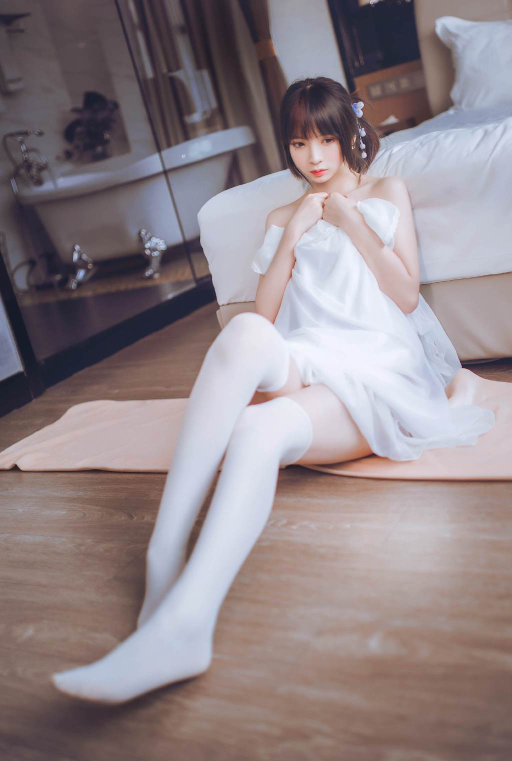
#> input picture picture_material/beauty_leg3.jpg, 1024 x 1522 px, found by its file name (shown at 1/2 size)
$ python 10.splitting.py
#> lines starting #> are read from the running program, lines starting #| are printed output that depends on the picture; after the words box and inside, x2 and y2 are one past the last pixel; in counts of white or black regions, pixels touching at a corner belong together
import numpy as np
import cv2

def judge(w0, h0, w, h):
    a = img[h0 : h0 + h, w0 : w0 + w]
    ave = np.mean(a)
    std = np.std(a, ddof = 1)
    count = 0
    total = 0
    for i in range(w0, w0 + w):
        for j in range(h0, h0 + h):
            if abs(img[j, i] - ave) < 1 * std:
                count += 1
            total += 1
    if (count / total) < 0.95:
        return True
    else:
        return False

#图像二值化处理
def draw(w0, h0, w, h):
    for i in range(w0, w0 + w):
        for j in range(h0, h0 + h):
            if img[j, i] > 125:
                img[j, i] = 255
            else:
                img[j, i] = 0

def splitting(w0, h0, w, h):
    if judge(w0, h0, w, h) and (min(w, h) > 5):
        splitting(w0, h0, int(w / 2), int(h / 2))
        splitting(w0 + int(w / 2), h0, int(w / 2), int(h / 2))
        splitting(w0, h0 + int(w / 2), int(w / 2), int(h / 2))
        splitting(w0 + int(w / 2), h0 + int(w / 2), int(w / 2), int(h / 2))
    else:
        draw(w0, h0, w, h)

if __name__ == '__main__':
    img = cv2.imread("picture_material/beauty_leg3.jpg")
#> img is the input picture: shape (1522, 1024, 3); mean B, G, R 137.4, 133.4, 145.1
    img = cv2.resize(img, (int(img.shape[1]/2), int(img.shape[0]/2)), interpolation=cv2.INTER_AREA)
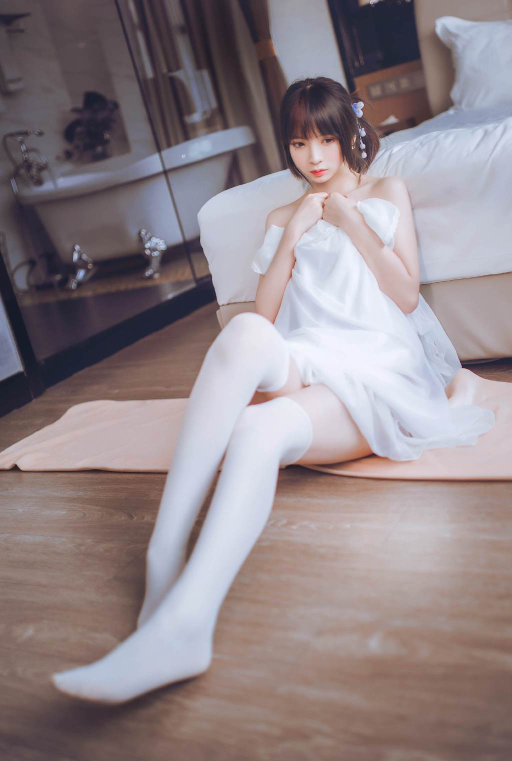
#> img: shape (761, 512, 3); mean B, G, R 137.5, 133.5, 145.2
    img = cv2.cvtColor(img, cv2.COLOR_BGR2GRAY)
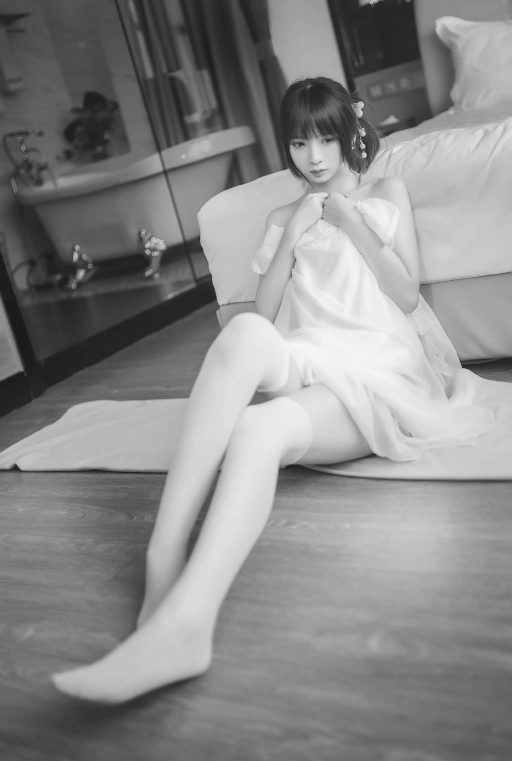
#> img: shape (761, 512); min 24, max 247, mean 137.5
    img_input = img
    height, width = img.shape[0: 2]
#> height = 761; width = 512
    splitting(0, 0, width, height)
#> in judge, `ave = np.mean(a)`: ave = 137.5
#> in judge, `std = np.std(a, ddof = 1)`: std = 56.55
#> call 2 of judge, with w0 = 0, h0 = 0, w = 256, h = 380
#> in judge (call 2), `a = img[h0 : h0 + h, w0 : w0 + w]`:
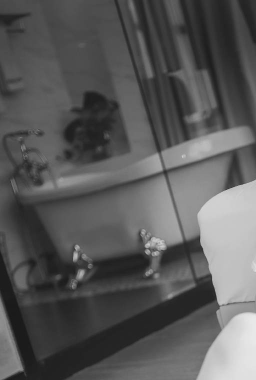
#> a: shape (380, 256); min 24, max 233, mean 88.8
#> in judge (call 2), `ave = np.mean(a)`: ave = 88.84
#> in judge (call 2), `std = np.std(a, ddof = 1)`: std = 46.08
#> call 3 of judge, with w0 = 0, h0 = 0, w = 128, h = 190
#> in judge (call 3), `a = img[h0 : h0 + h, w0 : w0 + w]`:
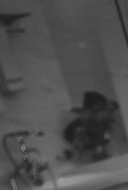
#> a: shape (190, 128); min 29, max 159, mean 78.1
#> in judge (call 3), `ave = np.mean(a)`: ave = 78.05
#> in judge (call 3), `std = np.std(a, ddof = 1)`: std = 19.26
#> call 4 of judge, with w0 = 0, h0 = 0, w = 64, h = 95
#> in judge (call 4), `a = img[h0 : h0 + h, w0 : w0 + w]`:
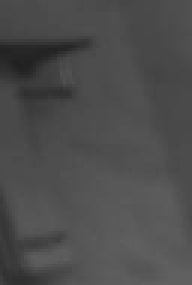
#> a: shape (95, 64) (shown 3 times larger); min 33, max 97, mean 76.6
#> in judge (call 4), `ave = np.mean(a)`: ave = 76.6
#> in judge (call 4), `std = np.std(a, ddof = 1)`: std = 11.12
#> in judge (call 5), `a = img[h0 : h0 + h, w0 : w0 + w]`:
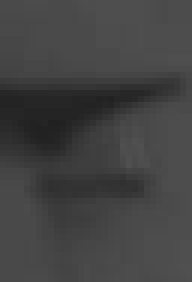
#> a: shape (47, 32) (shown 6 times larger); min 33, max 80, mean 66.3
#> in judge (call 5), `ave = np.mean(a)`: ave = 66.26
#> in judge (call 5), `std = np.std(a, ddof = 1)`: std = 12.36
#> after the loop in draw, `for i in range(w0, w0 + w):`: img: shape (761, 512); 0.01% of pixels changed, all inside (x1, y1, x2, y2) = (0, 0, 4, 5)
#> after the loop in draw (call 2), `for i in range(w0, w0 + w):`: img: shape (761, 512); min 0, max 247, mean 137.4
#> after the loop in draw (call 3), `for i in range(w0, w0 + w):`: img: shape (761, 512); min 0, max 247, mean 137.4
#> after the loop in draw (call 4), `for i in range(w0, w0 + w):`: img: shape (761, 512); min 0, max 247, mean 137.4
#> after the loop in draw (call 5), `for i in range(w0, w0 + w):`: img: shape (761, 512); min 0, max 247, mean 137.4
#> after the loop in draw (call 6), `for i in range(w0, w0 + w):`: img: shape (761, 512); min 0, max 247, mean 137.4
#> after the loop in draw (call 7), `for i in range(w0, w0 + w):`: img: shape (761, 512); min 0, max 247, mean 137.4
#> after the loop in draw (call 8), `for i in range(w0, w0 + w):`: img: shape (761, 512); min 0, max 247, mean 137.4
#> after the loop in draw (call 9), `for i in range(w0, w0 + w):`: img: shape (761, 512); min 0, max 247, mean 137.4
#> after the loop in draw (call 10), `for i in range(w0, w0 + w):`: img: shape (761, 512); min 0, max 247, mean 137.4
#> after the loop in draw (call 11), `for i in range(w0, w0 + w):`: img: shape (761, 512); min 0, max 247, mean 137.4
#> after the loop in draw (call 12), `for i in range(w0, w0 + w):`: img: shape (761, 512); min 0, max 247, mean 137.4
#> after the loop in draw (call 13), `for i in range(w0, w0 + w):`: img: shape (761, 512); min 0, max 247, mean 137.4
#> after the loop in draw (call 14), `for i in range(w0, w0 + w):`: img: shape (761, 512); min 0, max 247, mean 137.4
#> after the loop in draw (call 15), `for i in range(w0, w0 + w):`: img: shape (761, 512); min 0, max 247, mean 137.4
#> after the loop in draw (call 16), `for i in range(w0, w0 + w):`: img: shape (761, 512); min 0, max 247, mean 137.4
#> after the loop in draw (call 17), `for i in range(w0, w0 + w):`: img: shape (761, 512); min 0, max 247, mean 137.4
#> after the loop in draw (call 18), `for i in range(w0, w0 + w):`: img: shape (761, 512); min 0, max 247, mean 137.4
#> after the loop in draw (call 19), `for i in range(w0, w0 + w):`: img: shape (761, 512); min 0, max 247, mean 137.4
#> after the loop in draw (call 20), `for i in range(w0, w0 + w):`: img: shape (761, 512); min 0, max 247, mean 137.4
#> after the loop in draw (call 21), `for i in range(w0, w0 + w):`: img: shape (761, 512); min 0, max 247, mean 137.4
#> after the loop in draw (call 22), `for i in range(w0, w0 + w):`: img: shape (761, 512); min 0, max 247, mean 137.4
#> after the loop in draw (call 23), `for i in range(w0, w0 + w):`: img: shape (761, 512); min 0, max 247, mean 137.4
#> after the loop in draw (call 24), `for i in range(w0, w0 + w):`: img: shape (761, 512); min 0, max 247, mean 137.4
#> after the loop in draw (call 25), `for i in range(w0, w0 + w):`: img: shape (761, 512); min 0, max 247, mean 137.4
#> after the loop in draw (call 26), `for i in range(w0, w0 + w):`: img: shape (761, 512); min 0, max 247, mean 137.4
    cv2.imshow('input', img_input)
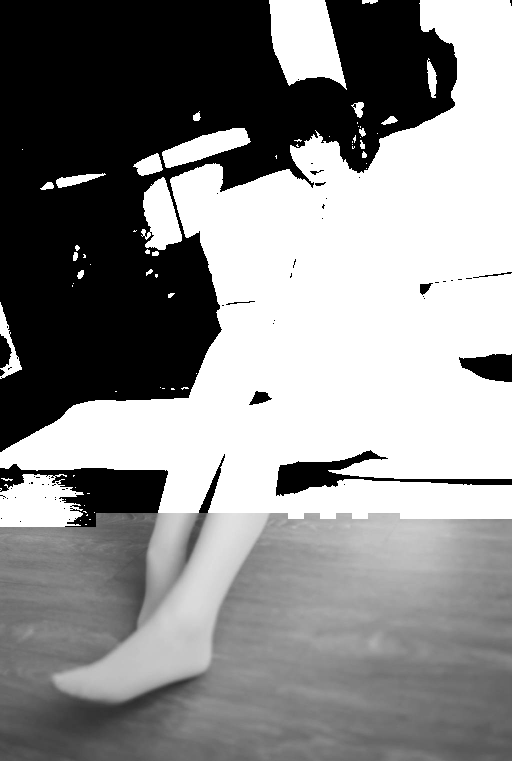
#> window 'input': shape (761, 512); min 0, max 255, mean 139.4
    cv2.imshow('output', img)
    cv2.waitKey()

$ run again, with picture_material/beauty_leg2.jpg copied over picture_material/beauty_leg3.jpg
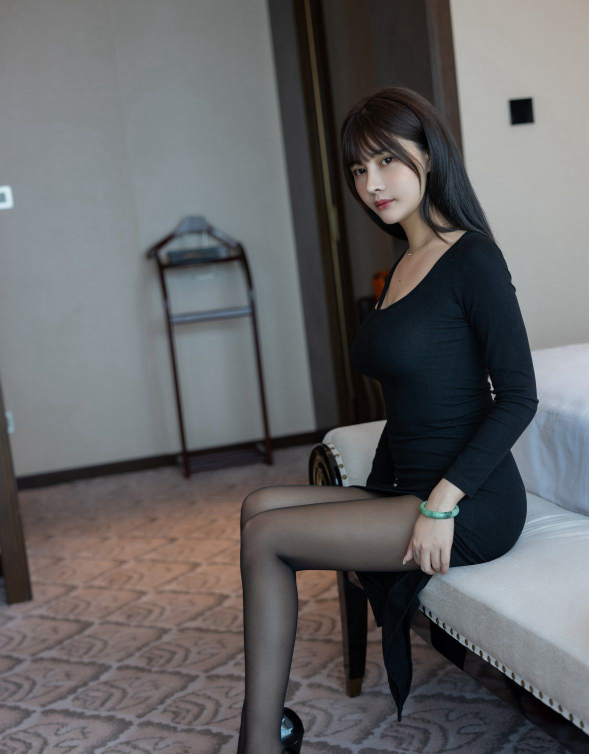
#> input picture picture_material/beauty_leg2.jpg, 1178 x 1507 px, found by its file name (shown at 1/2 size)
#> img is the input picture: shape (1507, 1178, 3); mean B, G, R 101.2, 99.8, 100.1
#> ave = 100
#> std = 52.01
#> in judge (call 3), `a = img[h0 : h0 + h, w0 : w0 + w]`:
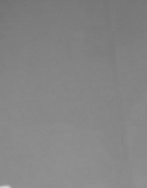
#> a: shape (188, 147); min 114, max 216, mean 132.7
#> ave = 132.7
#> std = 6.9
#> a: shape (94, 73)
#> a: shape (47, 36)
#> `cv2.imshow('input', img_input)`:
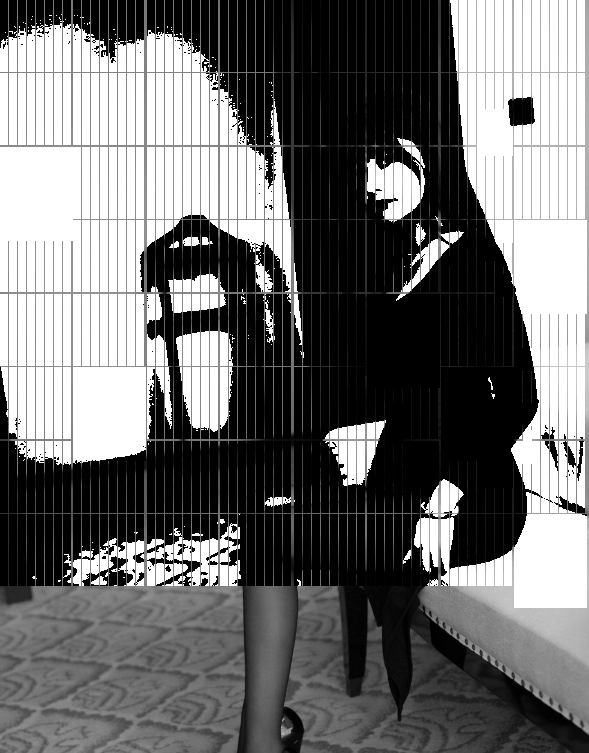
#> window 'input': shape (753, 589); min 0, max 255, mean 110.5

$ run again, with picture_material/1.jpg copied over picture_material/beauty_leg3.jpg
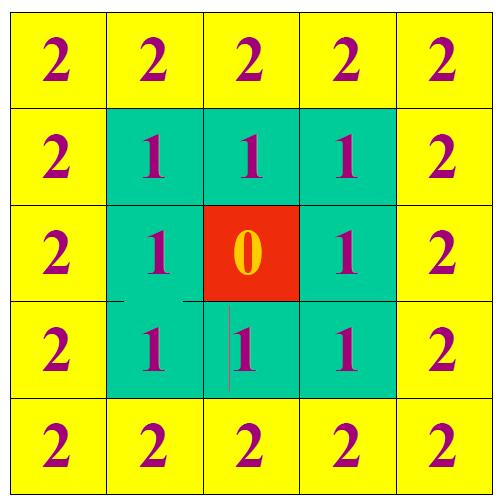
#> input picture picture_material/1.jpg, 504 x 503 px, found by its file name
#> img is the input picture: shape (503, 504, 3); mean B, G, R 71.4, 216.3, 174.1
#> ave = 187.2
#> std = 53.93
#> in judge (call 2), `a = img[h0 : h0 + h, w0 : w0 + w]`:
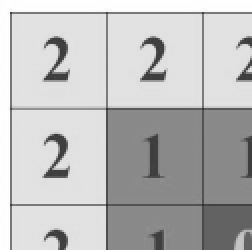
#> a: shape (125, 126) (shown 2 times larger); min 48, max 255, mean 187.8
#> ave = 187.8
#> std = 54.07
#> a: shape (62, 63)
#> a: shape (31, 31)
#> `cv2.imshow('input', img_input)`:
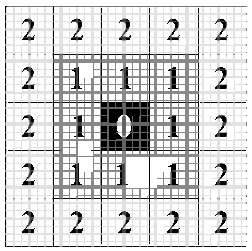
#> window 'input': shape (251, 252); min 0, max 255, mean 210.9
